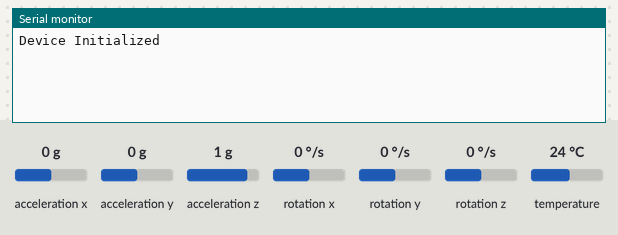
A sketch run on a simulated Arduino Uno, built with avr-gcc and run on an emulated ATmega328P. Shown: the last lines printed to the serial monitor. The test bench sets the inputs (shaded band); at power-on: acceleration x 0 g, acceleration y 0 g, acceleration z 1 g, rotation x 0 °/s, rotation y 0 °/s, rotation z 0 °/s, temperature 24 °C.

Above: at 1.3 s.
1.4 s: acceleration x set to -1.4 g
At 2.6 s:
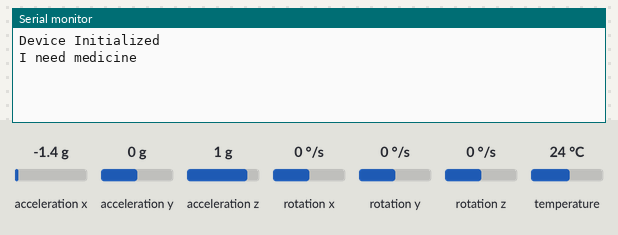
5.5 s: acceleration y set to -1.4 g
At 6.5 s:
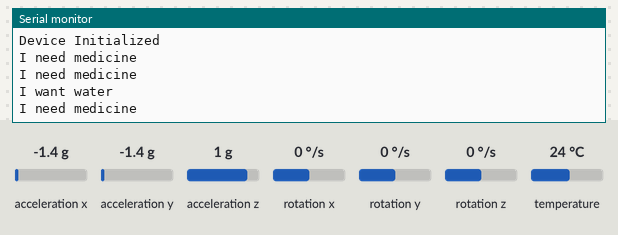
9.6 s: acceleration x set to 0.8 g
At 11.1 s:
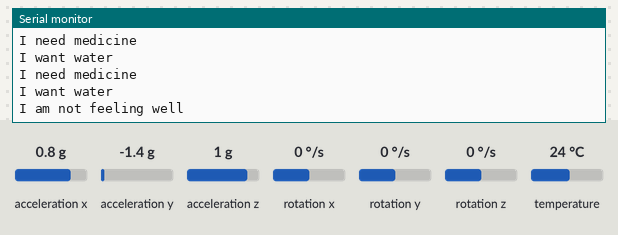
13.6 s: acceleration y set to 0.8 g
At 14.5 s:
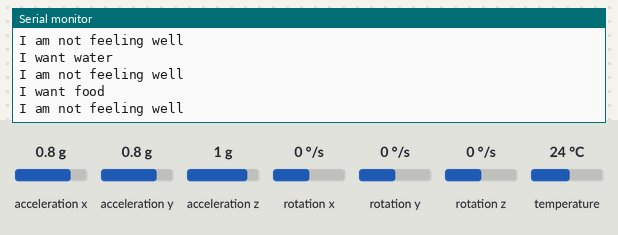

The sketch:

code.ino
```cpp
#include <Adafruit_MPU6050.h>
#include <Adafruit_Sensor.h>
#include <Wire.h>

Adafruit_MPU6050 mpu;
unsigned long previousMillis = 0;
const long interval = 2000;
void setup(void) {
  Serial.begin(9600);
unsigned long currentMillis = millis();
  // Try to initialize!
  if (!mpu.begin()) {
    Serial.println("Failed to find MPU6050 chip");
    while (1) {
      delay(10);
    }
  }
  Serial.println("Device Initialized");

  // set accelerometer range to +-8G
  mpu.setAccelerometerRange(MPU6050_RANGE_8_G);

  // set gyro range to +- 500 deg/s
  mpu.setGyroRange(MPU6050_RANGE_500_DEG);

  // set filter bandwidth to 21 Hz
  mpu.setFilterBandwidth(MPU6050_BAND_21_HZ);

  delay(100);
}

void loop() {
  /* Get new sensor events with the readings */
  sensors_event_t a, g, temp;
  mpu.getEvent(&a, &g, &temp);

  /* Print out the values */

  unsigned long currentMillis = millis();
if (currentMillis - previousMillis >= interval) {
   previousMillis = currentMillis;
if(a.acceleration.y<-6)
{
  Serial.println("I want water");
}
if(a.acceleration.y>6)
{
  Serial.println("I want food");
}
if(a.acceleration.x<-6)
{
  Serial.println("I need medicine");
}
if(a.acceleration.x>6)
{
  Serial.println("I am not feeling well");
}
}

  delay(1000);
}
```

Measured:
- after the input at 1.4 s, the serial monitor: prints a new line after 0.71 s (image 1)
- after the input at 5.5 s, the serial monitor: prints a new line after 0.62 s (image 2)
- after the input at 9.6 s, the serial monitor: prints a new line after 0.54 s (image 3)
- after the input at 13.6 s, the serial monitor: prints a new line after 0.54 s (image 4)
